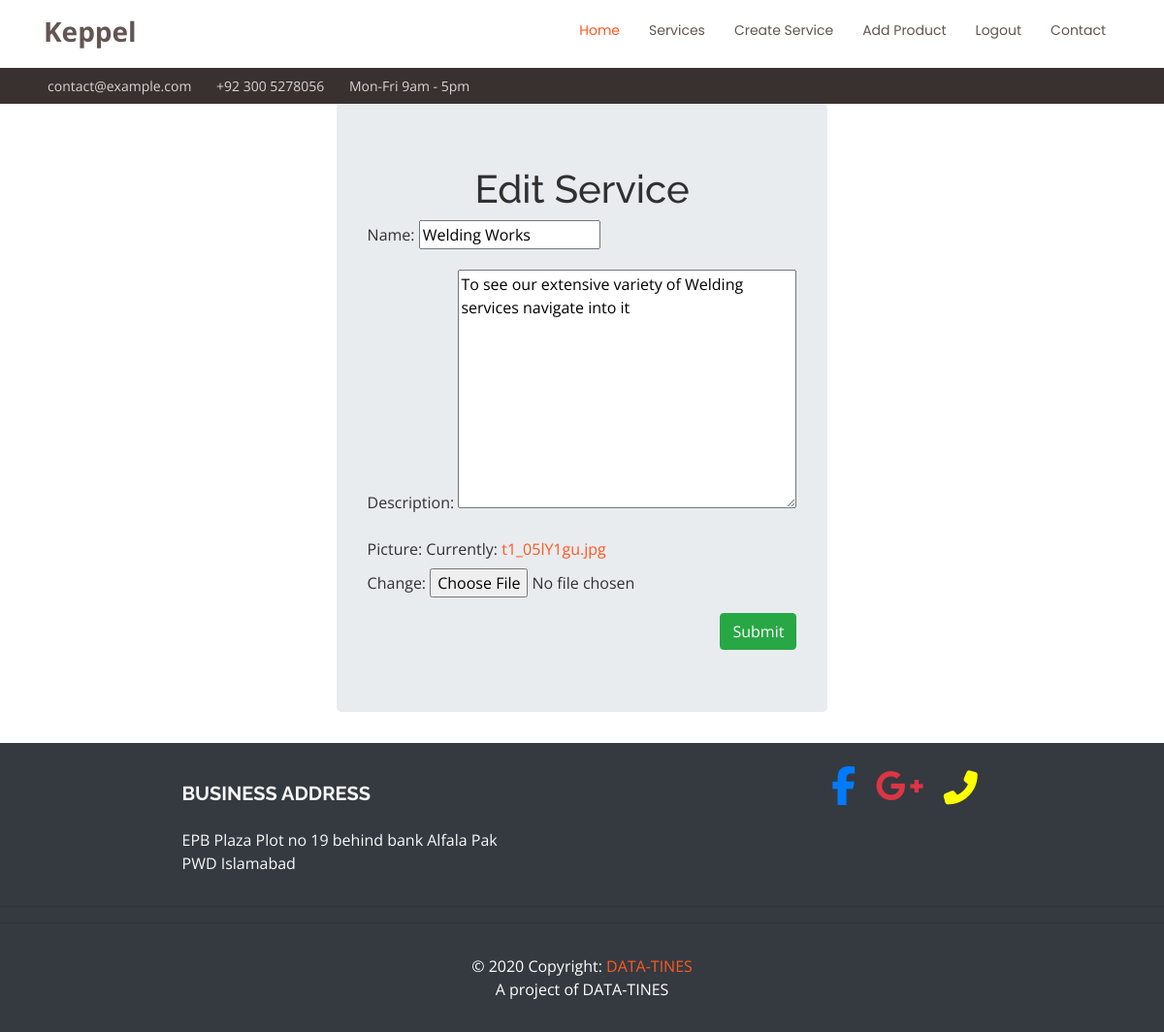
Screenshot of /update/2/ (signed in) with the database file from the repository.
### basic_app/models.py (models this page shows, shortened)
class services(models.Model):
    name = models.CharField(max_length=25)
    description = models.TextField()
    picture = models.ImageField()

### basic_app/views.py (the view)
# urls.py: path('update/<int:pk>/', login_required(views.UpdateService.as_view()), name='update'),
class UpdateService(UpdateView):
    model = models.services
    fields = ('name', 'description', 'picture')

### templates/basic_app/services_form.html (shortened to what this page needs)
{%extends 'basic_app/base.html'%}
{%block body_block%}
<form method="POST" enctype="multipart/form-data" class="d-flex justify-content-center">
    <div class="jumbotron ">
           <h1 class="d-flex justify-content-center">
        {%if not form.instance.pk%}
        Create New Service
        {%else%}
        Edit Service
        {%endif%}
    </h1>
    {{form.as_p}}
        <div class="d-flex justify-content-end"><input type="submit" class="btn btn-success" value="Submit"></div>
    </div>
</form>
{%endblock%}

### static/style.css (style rules this page uses)
body { font-family: "Open Sans", sans-serif; color: #313030; }
a { color: #ff5821; }
h1, h2, h3, h4, h5, h6 { font-family: "Raleway", sans-serif; }

### rows the page displays
services: name "Welding Works", description "To see our extensive variety of Welding services navigate into it"
